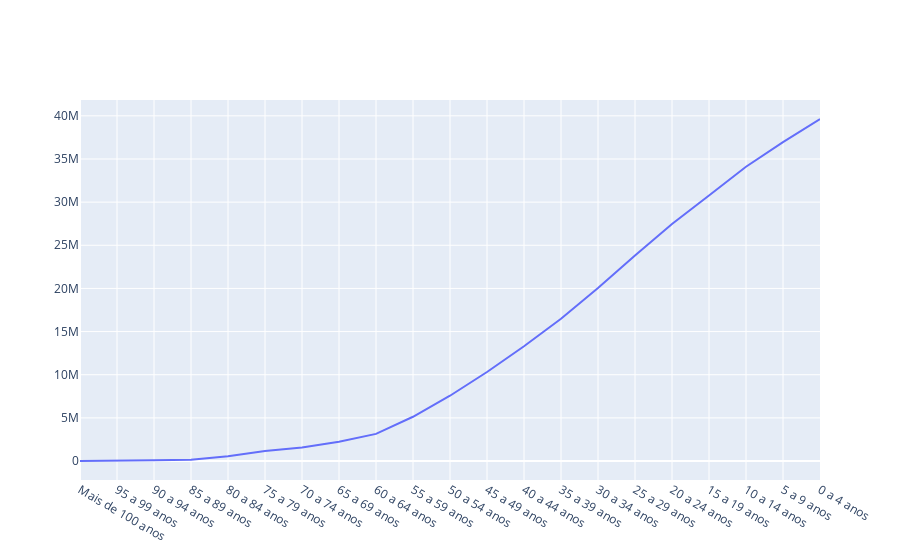

Write notebook code for a chart like this one.
### Code cell
import plotly.graph_objects as go

fig = go.Figure(go.Scatter(x=df.index, y=df.qtd_acc))

fig.update_layout(
    xaxis = dict(
        tickmode = 'array',
        tickvals = df.index,
        ticktext = df.faixa
    )
)

fig.show()

### Figure 1 — Plotly figure (JSON) as saved in the notebook; plotly's stock layout.template omitted (floating-point values rounded to 4 significant figures)
{"data": [{"type": "scatter", "x": [0, 1, 2, 3, 4, 5, 6, 7, 8, 9, 10, 11, 12, 13, 14, 15, 16, 17, 18, 19, 20], "y": [3234, 20091, 86655, 162316, 558881, 1160209, 1580319, 2240143, 3141806, 5129797, 7565901, 10319023, 13299698, 16483820, 20040267, 23830055, 27467743, 30771651, 34096564, 36957197, 39632569]}], "layout": {"xaxis": {"tickmode": "array", "ticktext": ["Mais de 100 anos", "95 a 99 anos", "90 a 94 anos", "85 a 89 anos", "80 a 84 anos", "75 a 79 anos", "70 a 74 anos", "65 a 69 anos", "60 a 64 anos", "55 a 59 anos", "50 a 54 anos", "45 a 49 anos", "40 a 44 anos", "35 a 39 anos", "30 a 34 anos", "25 a 29 anos", "20 a 24 anos", "15 a 19 anos", "10 a 14 anos", "5 a 9 anos", "0 a 4 anos"], "tickvals": [0, 1, 2, 3, 4, 5, 6, 7, 8, 9, 10, 11, 12, 13, 14, 15, 16, 17, 18, 19, 20]}}}
